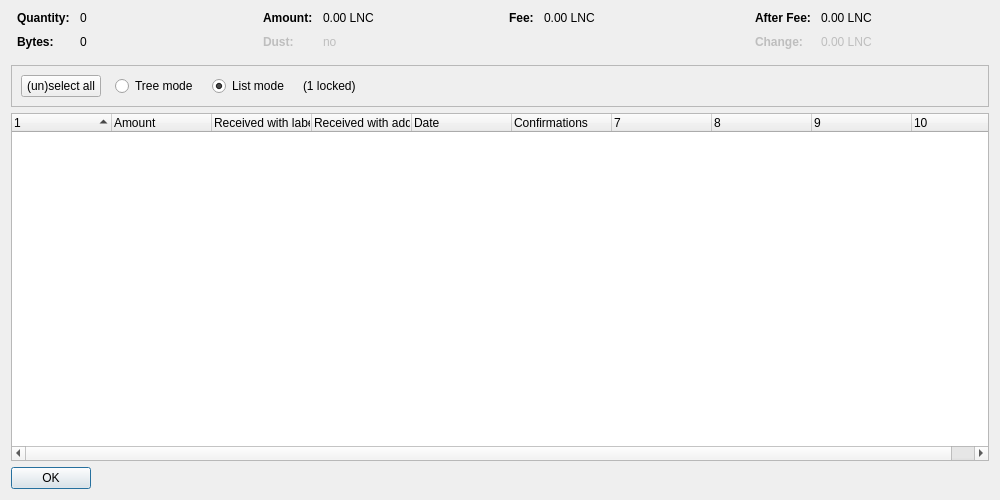
<?xml version="1.0" encoding="UTF-8"?>
<ui version="4.0">
 <class>CoinControlDialog</class>
 <widget class="QDialog" name="CoinControlDialog">
  <property name="geometry">
   <rect>
    <x>0</x>
    <y>0</y>
    <width>1000</width>
    <height>500</height>
   </rect>
  </property>
  <property name="windowTitle">
   <string>Coin Selection</string>
  </property>
  <layout class="QVBoxLayout" name="verticalLayout">
   <item>
    <layout class="QHBoxLayout" name="horizontalLayoutTop" stretch="0,0,0,0">
     <property name="topMargin">
      <number>0</number>
     </property>
     <property name="bottomMargin">
      <number>10</number>
     </property>
     <item>
      <layout class="QFormLayout" name="formLayoutCoinControl1">
       <property name="horizontalSpacing">
        <number>10</number>
       </property>
       <property name="verticalSpacing">
        <number>10</number>
       </property>
       <property name="leftMargin">
        <number>6</number>
       </property>
       <property name="rightMargin">
        <number>6</number>
       </property>
       <item row="0" column="0">
        <widget class="QLabel" name="labelCoinControlQuantityText">
         <property name="font">
          <font>
           <weight>75</weight>
           <bold>true</bold>
          </font>
         </property>
         <property name="text">
          <string>Quantity:</string>
         </property>
        </widget>
       </item>
       <item row="0" column="1">
        <widget class="QLabel" name="labelCoinControlQuantity">
         <property name="cursor">
          <cursorShape>IBeamCursor</cursorShape>
         </property>
         <property name="contextMenuPolicy">
          <enum>Qt::ActionsContextMenu</enum>
         </property>
         <property name="text">
          <string notr="true">0</string>
         </property>
         <property name="textInteractionFlags">
          <set>Qt::LinksAccessibleByMouse|Qt::TextSelectableByKeyboard|Qt::TextSelectableByMouse</set>
         </property>
        </widget>
       </item>
       <item row="1" column="0">
        <widget class="QLabel" name="labelCoinControlBytesText">
         <property name="font">
          <font>
           <weight>75</weight>
           <bold>true</bold>
          </font>
         </property>
         <property name="text">
          <string>Bytes:</string>
         </property>
        </widget>
       </item>
       <item row="1" column="1">
        <widget class="QLabel" name="labelCoinControlBytes">
         <property name="cursor">
          <cursorShape>IBeamCursor</cursorShape>
         </property>
         <property name="contextMenuPolicy">
          <enum>Qt::ActionsContextMenu</enum>
         </property>
         <property name="text">
          <string notr="true">0</string>
         </property>
         <property name="textInteractionFlags">
          <set>Qt::LinksAccessibleByMouse|Qt::TextSelectableByKeyboard|Qt::TextSelectableByMouse</set>
         </property>
        </widget>
       </item>
      </layout>
     </item>
     <item>
      <layout class="QFormLayout" name="formLayoutCoinControl2">
       <property name="horizontalSpacing">
        <number>10</number>
       </property>
       <property name="verticalSpacing">
        <number>10</number>
       </property>
       <property name="leftMargin">
        <number>6</number>
       </property>
       <property name="rightMargin">
        <number>6</number>
       </property>
       <item row="0" column="0">
        <widget class="QLabel" name="labelCoinControlAmountText">
         <property name="font">
          <font>
           <weight>75</weight>
           <bold>true</bold>
          </font>
         </property>
         <property name="text">
          <string>Amount:</string>
         </property>
        </widget>
       </item>
       <item row="0" column="1">
        <widget class="QLabel" name="labelCoinControlAmount">
         <property name="cursor">
          <cursorShape>IBeamCursor</cursorShape>
         </property>
         <property name="contextMenuPolicy">
          <enum>Qt::ActionsContextMenu</enum>
         </property>
         <property name="text">
          <string notr="true">0.00 LNC</string>
         </property>
         <property name="textInteractionFlags">
          <set>Qt::LinksAccessibleByMouse|Qt::TextSelectableByKeyboard|Qt::TextSelectableByMouse</set>
         </property>
        </widget>
       </item>
       <item row="1" column="0">
        <widget class="QLabel" name="labelCoinControlLowOutputText">
         <property name="enabled">
          <bool>false</bool>
         </property>
         <property name="font">
          <font>
           <weight>75</weight>
           <bold>true</bold>
          </font>
         </property>
         <property name="text">
          <string>Dust:</string>
         </property>
        </widget>
       </item>
       <item row="1" column="1">
        <widget class="QLabel" name="labelCoinControlLowOutput">
         <property name="enabled">
          <bool>false</bool>
         </property>
         <property name="cursor">
          <cursorShape>IBeamCursor</cursorShape>
         </property>
         <property name="contextMenuPolicy">
          <enum>Qt::ActionsContextMenu</enum>
         </property>
         <property name="text">
          <string notr="true">no</string>
         </property>
         <property name="textInteractionFlags">
          <set>Qt::LinksAccessibleByMouse|Qt::TextSelectableByKeyboard|Qt::TextSelectableByMouse</set>
         </property>
        </widget>
       </item>
      </layout>
     </item>
     <item>
      <layout class="QFormLayout" name="formLayoutCoinControl3">
       <property name="horizontalSpacing">
        <number>10</number>
       </property>
       <property name="verticalSpacing">
        <number>10</number>
       </property>
       <property name="leftMargin">
        <number>6</number>
       </property>
       <property name="rightMargin">
        <number>6</number>
       </property>
       <item row="0" column="0">
        <widget class="QLabel" name="labelCoinControlFeeText">
         <property name="font">
          <font>
           <weight>75</weight>
           <bold>true</bold>
          </font>
         </property>
         <property name="text">
          <string>Fee:</string>
         </property>
        </widget>
       </item>
       <item row="0" column="1">
        <widget class="QLabel" name="labelCoinControlFee">
         <property name="cursor">
          <cursorShape>IBeamCursor</cursorShape>
         </property>
         <property name="contextMenuPolicy">
          <enum>Qt::ActionsContextMenu</enum>
         </property>
         <property name="text">
          <string notr="true">0.00 LNC</string>
         </property>
         <property name="textInteractionFlags">
          <set>Qt::LinksAccessibleByMouse|Qt::TextSelectableByKeyboard|Qt::TextSelectableByMouse</set>
         </property>
        </widget>
       </item>
      </layout>
     </item>
     <item>
      <layout class="QFormLayout" name="formLayoutCoinControl4">
       <property name="horizontalSpacing">
        <number>10</number>
       </property>
       <property name="verticalSpacing">
        <number>10</number>
       </property>
       <property name="leftMargin">
        <number>6</number>
       </property>
       <property name="rightMargin">
        <number>6</number>
       </property>
       <item row="0" column="0">
        <widget class="QLabel" name="labelCoinControlAfterFeeText">
         <property name="font">
          <font>
           <weight>75</weight>
           <bold>true</bold>
          </font>
         </property>
         <property name="text">
          <string>After Fee:</string>
         </property>
        </widget>
       </item>
       <item row="0" column="1">
        <widget class="QLabel" name="labelCoinControlAfterFee">
         <property name="cursor">
          <cursorShape>IBeamCursor</cursorShape>
         </property>
         <property name="contextMenuPolicy">
          <enum>Qt::ActionsContextMenu</enum>
         </property>
         <property name="text">
          <string notr="true">0.00 LNC</string>
         </property>
         <property name="textInteractionFlags">
          <set>Qt::LinksAccessibleByMouse|Qt::TextSelectableByKeyboard|Qt::TextSelectableByMouse</set>
         </property>
        </widget>
       </item>
       <item row="1" column="0">
        <widget class="QLabel" name="labelCoinControlChangeText">
         <property name="enabled">
          <bool>false</bool>
         </property>
         <property name="font">
          <font>
           <weight>75</weight>
           <bold>true</bold>
          </font>
         </property>
         <property name="text">
          <string>Change:</string>
         </property>
        </widget>
       </item>
       <item row="1" column="1">
        <widget class="QLabel" name="labelCoinControlChange">
         <property name="enabled">
          <bool>false</bool>
         </property>
         <property name="cursor">
          <cursorShape>IBeamCursor</cursorShape>
         </property>
         <property name="contextMenuPolicy">
          <enum>Qt::ActionsContextMenu</enum>
         </property>
         <property name="text">
          <string notr="true">0.00 LNC</string>
         </property>
         <property name="textInteractionFlags">
          <set>Qt::LinksAccessibleByMouse|Qt::TextSelectableByKeyboard|Qt::TextSelectableByMouse</set>
         </property>
        </widget>
       </item>
      </layout>
     </item>
    </layout>
   </item>
   <item>
    <widget class="QFrame" name="frame">
     <property name="minimumSize">
      <size>
       <width>0</width>
       <height>40</height>
      </size>
     </property>
     <property name="frameShape">
      <enum>QFrame::StyledPanel</enum>
     </property>
     <property name="frameShadow">
      <enum>QFrame::Sunken</enum>
     </property>
     <layout class="QHBoxLayout" name="horizontalLayout">
      <item>
       <layout class="QHBoxLayout" name="horizontalLayoutPanel" stretch="0,0,0,0,0">
        <property name="spacing">
         <number>14</number>
        </property>
        <item>
         <widget class="QPushButton" name="pushButtonSelectAll">
          <property name="sizePolicy">
           <sizepolicy hsizetype="Maximum" vsizetype="Fixed">
            <horstretch>0</horstretch>
            <verstretch>0</verstretch>
           </sizepolicy>
          </property>
          <property name="text">
           <string>(un)select all</string>
          </property>
          <property name="autoDefault">
           <bool>false</bool>
          </property>
         </widget>
        </item>
        <item>
         <widget class="QRadioButton" name="radioTreeMode">
          <property name="sizePolicy">
           <sizepolicy hsizetype="Maximum" vsizetype="Fixed">
            <horstretch>0</horstretch>
            <verstretch>0</verstretch>
           </sizepolicy>
          </property>
          <property name="text">
           <string>Tree mode</string>
          </property>
         </widget>
        </item>
        <item>
         <widget class="QRadioButton" name="radioListMode">
          <property name="sizePolicy">
           <sizepolicy hsizetype="Maximum" vsizetype="Fixed">
            <horstretch>0</horstretch>
            <verstretch>0</verstretch>
           </sizepolicy>
          </property>
          <property name="text">
           <string>List mode</string>
          </property>
          <property name="checked">
           <bool>true</bool>
          </property>
         </widget>
        </item>
        <item>
         <widget class="QLabel" name="labelLocked">
          <property name="text">
           <string notr="true">(1 locked)</string>
          </property>
         </widget>
        </item>
        <item>
         <spacer name="horizontalSpacer">
          <property name="orientation">
           <enum>Qt::Horizontal</enum>
          </property>
          <property name="sizeHint" stdset="0">
           <size>
            <width>40</width>
            <height>20</height>
           </size>
          </property>
         </spacer>
        </item>
       </layout>
      </item>
     </layout>
    </widget>
   </item>
   <item>
    <widget class="CoinControlTreeWidget" name="treeWidget">
     <property name="contextMenuPolicy">
      <enum>Qt::CustomContextMenu</enum>
     </property>
     <property name="sortingEnabled">
      <bool>false</bool>
     </property>
     <property name="columnCount">
      <number>10</number>
     </property>
     <attribute name="headerShowSortIndicator" stdset="0">
      <bool>true</bool>
     </attribute>
     <attribute name="headerStretchLastSection">
      <bool>false</bool>
     </attribute>
     <column>
      <property name="text">
       <string/>
      </property>
     </column>
     <column>
      <property name="text">
       <string>Amount</string>
      </property>
     </column>
     <column>
      <property name="text">
       <string>Received with label</string>
      </property>
     </column>
     <column>
      <property name="text">
       <string>Received with address</string>
      </property>
     </column>
     <column>
      <property name="text">
       <string>Date</string>
      </property>
     </column>
     <column>
      <property name="text">
       <string>Confirmations</string>
      </property>
      <property name="toolTip">
       <string>Confirmed</string>
      </property>
     </column>
     <column>
      <property name="text">
       <string/>
      </property>
     </column>
     <column>
      <property name="text">
       <string/>
      </property>
     </column>
     <column>
      <property name="text">
       <string/>
      </property>
     </column>
     <column>
      <property name="text">
       <string/>
      </property>
     </column>
    </widget>
   </item>
   <item>
    <widget class="QDialogButtonBox" name="buttonBox">
     <property name="sizePolicy">
      <sizepolicy hsizetype="Maximum" vsizetype="Fixed">
       <horstretch>0</horstretch>
       <verstretch>0</verstretch>
      </sizepolicy>
     </property>
     <property name="orientation">
      <enum>Qt::Horizontal</enum>
     </property>
     <property name="standardButtons">
      <set>QDialogButtonBox::Ok</set>
     </property>
    </widget>
   </item>
  </layout>
 </widget>
 <customwidgets>
  <customwidget>
   <class>CoinControlTreeWidget</class>
   <extends>QTreeWidget</extends>
   <header>coincontroltreewidget.h</header>
  </customwidget>
 </customwidgets>
 <resources/>
 <connections/>
</ui>
